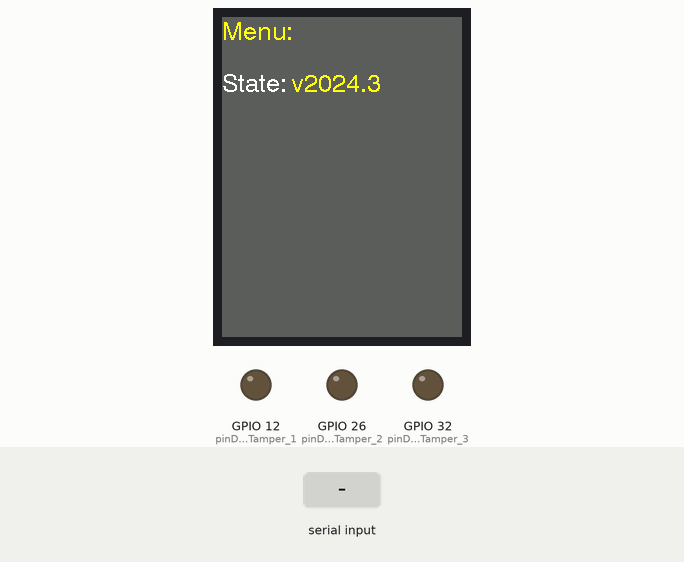
This sketch was run on a simulated ESP32. On the bench: 320×240 colour display, output pins drawn as LEDs (lit = HIGH). Inputs (shaded band) come from the test bench. What the sketch prints to the serial monitor is not drawn.

Above: at 1.2 s.
At 4.6 s:
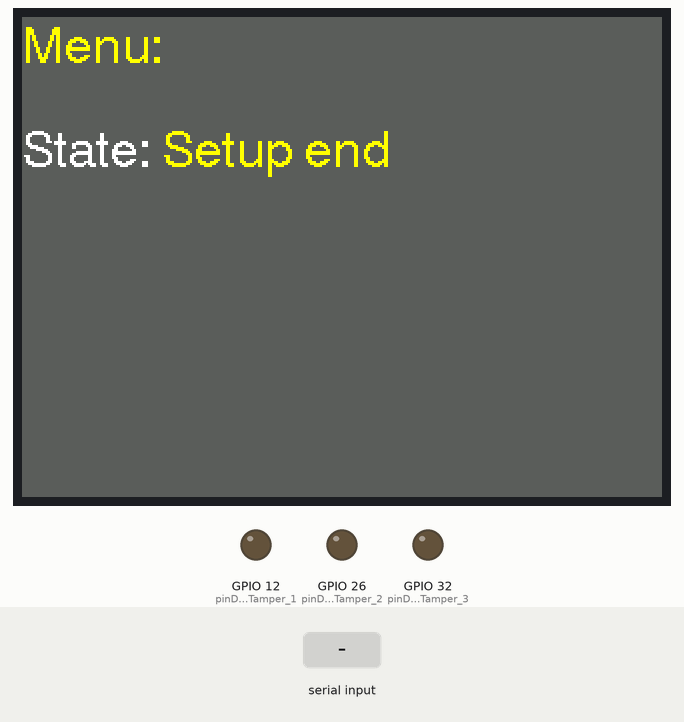
4.7 s: "1\n" received over Serial
At 5.5 s:
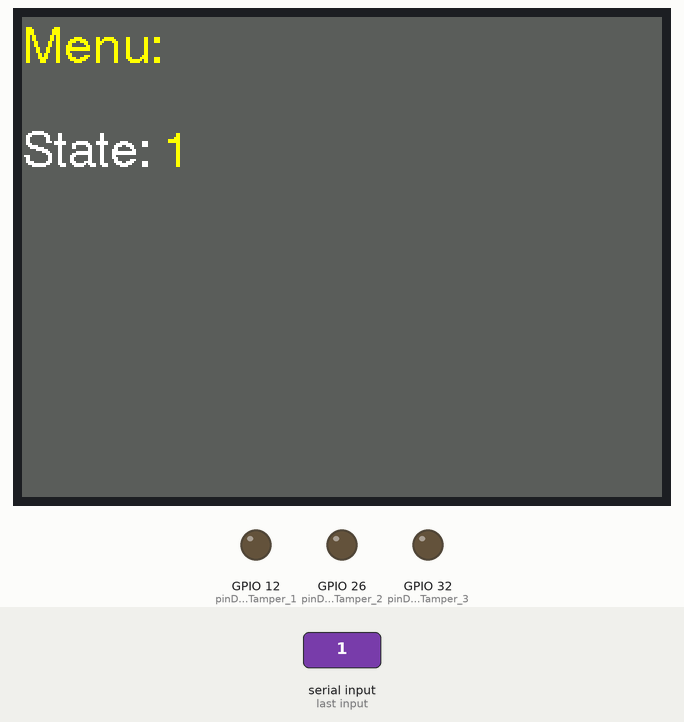
6.3 s: "release_version\n" received over Serial
At 7.3 s:
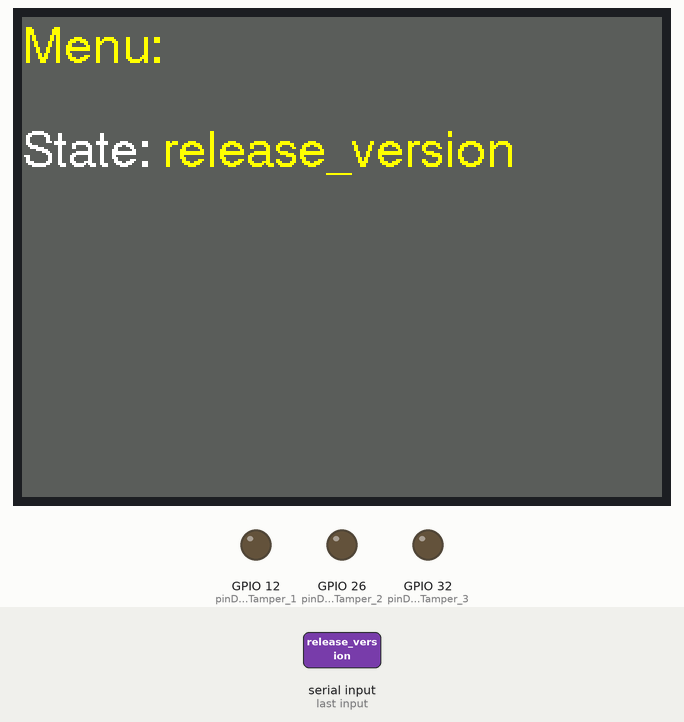
Timing chart, 0 to 9.3 s (numbered marks = the images above; inputs shaded):
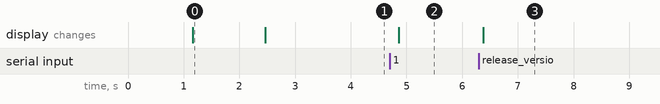

Measured:
- after the input at 4.7 s, the display: changes after 0.16 s (image 2)
- after the input at 6.3 s, the display: changes after 0.08 s (image 3)
- what the display in image 0 shows lasts 1.3 s, from 1.2 s to 2.5 s

The sketch:

WebServerRemoteControl.ino
```cpp
/*********
  Serhii
  RELEASE_VERSION = "v2024.3"
  Serial monitor controls
*********/

// TFT Dispaly
#include <TFT_eSPI.h>  // Graphics and font library for ST7735 driver chip
#include <SPI.h>

TFT_eSPI tft = TFT_eSPI();  // Invoke library, pins defined in User_Setup.h

#define TFT_GREY 0x5AEB  // New colour
// TFT Dispaly

const char* RELEASE_VERSION = "v2024.3";

// Assign output variables to GPIO pins
// Device 1
const int pinDevicePower_1 = 13;
const int pinDeviceTamper_1 = 12;

// Device 2
const int pinDevicePower_2 = 27;
const int pinDeviceTamper_2 = 26;

// Device 3
const int pinDevicePower_3 = 33;
const int pinDeviceTamper_3 = 32;

void setup() {
  Serial.begin(115200);

  Serial.println("Start setup");
  Serial.println(RELEASE_VERSION);

  showMainMenu("Start setup");
  delay(1000);
  showMainMenu(RELEASE_VERSION);
  delay(1000);

  // TFT Dispaly
  tft.init();
  tft.setRotation(1);
  clear_display();  // Очищення екрану
                    // TFT Dispaly

  // Initialize the output variables as outputs
  // Device 1
  pinMode(pinDevicePower_1, OUTPUT);
  pinMode(pinDeviceTamper_1, OUTPUT);
  // Device 2
  pinMode(pinDevicePower_2, OUTPUT);
  pinMode(pinDeviceTamper_2, OUTPUT);
  // Device 3
  pinMode(pinDevicePower_3, OUTPUT);
  pinMode(pinDeviceTamper_3, OUTPUT);

  // Set outputs to LOW
  // Device 1
  digitalWrite(pinDevicePower_1, LOW);
  digitalWrite(pinDeviceTamper_1, LOW);
  // Device 2
  digitalWrite(pinDevicePower_2, LOW);
  digitalWrite(pinDeviceTamper_2, LOW);
  // Device 3
  digitalWrite(pinDevicePower_3, LOW);
  digitalWrite(pinDeviceTamper_3, LOW);

  Serial.println("Setup end");
  showMainMenu("Setup end");
  delay(1000);
}

void loop() {
  // Перевірка вхідних даних із Serial Monitor
  if (Serial.available() > 0) {
    String command = Serial.readStringUntil('\n');  // Читання команди до символу нового рядка
    command.trim();                                 // Видалення пробілів на початку та в кінці команди
    handleSerialCommand(command);                   // Виклик функції обробки команд
  }
}

// Функція для обробки команд із Serial Monitor
void handleSerialCommand(String command) {
  if (command == "request_ch_1_power_on") {
    digitalWrite(pinDevicePower_1, HIGH);
    Serial.println("response_ch_1_power_on");
  } else if (command == "request_ch_1_power_off") {
    digitalWrite(pinDevicePower_1, LOW);
    Serial.println("response_ch_1_power_off");
  } else if (command == "request_ch_1_tamper_on") {
    digitalWrite(pinDeviceTamper_1, HIGH);
    Serial.println("response_ch_1_tamper_on");
  } else if (command == "request_ch_1_tamper_off") {
    digitalWrite(pinDeviceTamper_1, LOW);
    Serial.println("response_ch_1_tamper_off");
  } else if (command == "request_ch_2_power_on") {
    digitalWrite(pinDevicePower_2, HIGH);
    Serial.println("response_ch_2_power_on");
  } else if (command == "request_ch_2_power_off") {
    digitalWrite(pinDevicePower_2, LOW);
    Serial.println("response_ch_2_power_off");
  } else if (command == "request_ch_2_tamper_on") {
    digitalWrite(pinDeviceTamper_2, HIGH);
    Serial.println("response_ch_2_tamper_on");
  } else if (command == "request_ch_2_tamper_off") {
    digitalWrite(pinDeviceTamper_2, LOW);
    Serial.println("response_ch_2_tamper_off");
  } else if (command == "request_ch_3_power_on") {
    digitalWrite(pinDevicePower_3, HIGH);
    Serial.println("response_ch_3_power_on");
  } else if (command == "request_ch_3_power_off") {
    digitalWrite(pinDevicePower_3, LOW);
    Serial.println("response_ch_3_power_off");
  } else if (command == "request_ch_3_tamper_on") {
    digitalWrite(pinDeviceTamper_3, HIGH);
    Serial.println("response_ch_3_tamper_on");
  } else if (command == "request_ch_3_tamper_off") {
    digitalWrite(pinDeviceTamper_3, LOW);
    Serial.println("response_ch_3_tamper_off");
  } else if (command == "release_version") {
    Serial.println(RELEASE_VERSION);
  } else {
    Serial.println("Unknown command: " + command);
    showMainMenu("Unknown command: " + command);
  }
  showMainMenu(command);
}

// -------------------------------------------------------------------------------
// Показати головне меню
// todo: потрібно на екран виводити стан системи, дебаг та помилки
// -------------------------------------------------------------------------------
void showMainMenu(String text) {
  tft.fillScreen(TFT_GREY);
  tft.setCursor(0, 4, 4);  // Встановлюємо курсор для виводу тексту
  tft.println("Menu:");    // Виводимо заголовок меню
  tft.println();

  tft.setTextColor(TFT_WHITE);  // Білий колір для тексту
  tft.print("State: ");
  tft.setTextColor(TFT_YELLOW);  // Жовтий колір для температури
  tft.println(text);             // Виводимо початкову температуру
}

// -------------------------------------------------------------------------------
// Очищення екрану
// -------------------------------------------------------------------------------
void clear_display() {
  tft.fillScreen(TFT_BLACK);  // Заповнюємо екран чорним кольором
}
```
